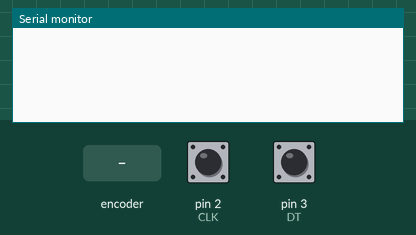
The sketch below on a simulated Arduino Uno, built with avr-gcc and run on an emulated ATmega328P. On the bench: the last lines printed to the serial monitor. The inputs (shaded band) are chosen by the test bench; at power-on: pin 2 (CLK) HIGH, pin 3 (DT) HIGH.

Above: at 1.2 s.
1.3 s: rotary encoder on pin 2 (CLK) / pin 3 (DT) turned 1 step (first pin leading)
At 2.0 s:
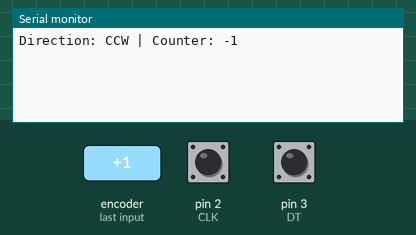
3.0 s: rotary encoder on pin 2 (CLK) / pin 3 (DT) turned 2 steps (second pin leading)
At 4.3 s:
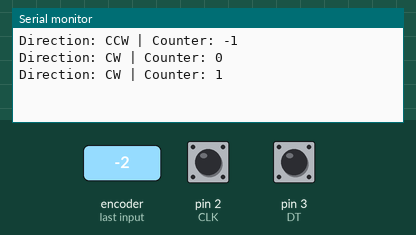

The sketch:

sketch_feb27a.ino
```cpp
// Rotary Encoder Inputs
#define CLK 2
#define DT 3

int counter = 0;
int currentStateCLK;
int lastStateCLK;
String currentDir ="";


void setup() {

	// Set encoder pins as inputs
	pinMode(CLK,INPUT);
	pinMode(DT,INPUT);

	// Setup Serial Monitor
	Serial.begin(9600);

	// Read the initial state of CLK
	lastStateCLK = digitalRead(CLK);
}

void loop() {

	// Read the current state of CLK
	currentStateCLK = digitalRead(CLK);

	// If last and current state of CLK are different, then pulse occurred
	// React to only 1 state change to avoid double count
	if (currentStateCLK != lastStateCLK  && currentStateCLK == 1){

		// If the DT state is different than the CLK state then
		// the encoder is rotating CCW so decrement
		if (digitalRead(DT) != currentStateCLK) {
			counter --;
			currentDir ="CCW";
		} else {
			// Encoder is rotating CW so increment
			counter ++;
			currentDir ="CW";
		}

		Serial.print("Direction: ");
		Serial.print(currentDir);
		Serial.print(" | Counter: ");
		Serial.println(counter);
	}

	// Remember last CLK state
	lastStateCLK = currentStateCLK;

	// Put in a slight delay to help debounce the reading
	delay(1);
}
```

Measured:
- after the input at 1.3 s, the serial monitor: prints a new line after 0.05 s (image 1)
- after the input at 3.0 s, the serial monitor: prints a new line after 0.08 s (image 2)
